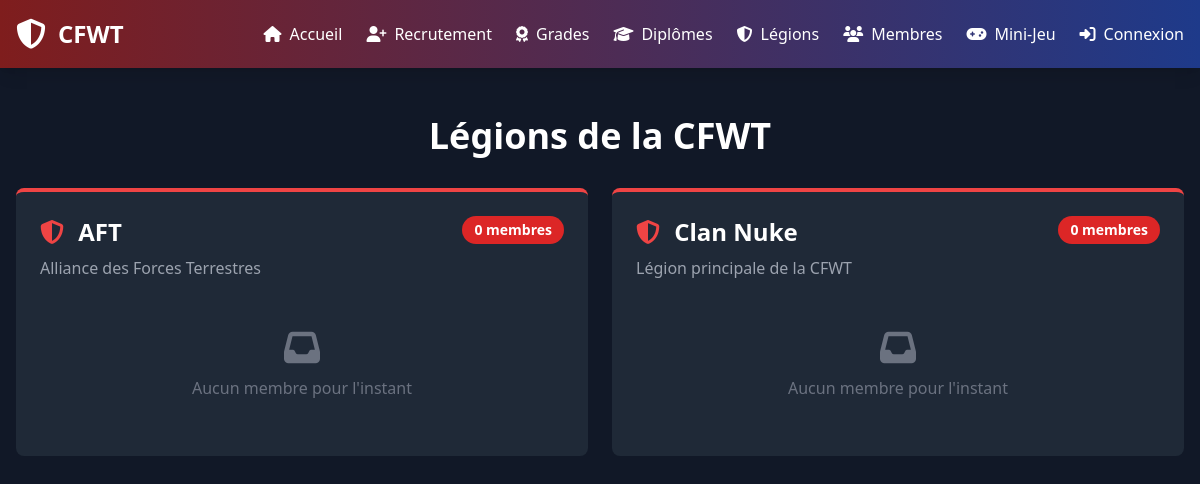
The page /legions.php on the database its author committed.
### tables this page shows
CREATE TABLE IF NOT EXISTS legions (
    id INT AUTO_INCREMENT PRIMARY KEY,
    nom VARCHAR(100) NOT NULL,
    description TEXT,
    chef_id INT,
    created_at TIMESTAMP DEFAULT CURRENT_TIMESTAMP,
    FOREIGN KEY (chef_id) REFERENCES users(id)
);

### legions.php (the view, shortened to what this page needs)
<?php
require_once 'config.php';
$stmt = $pdo->query("
    SELECT l.*, COUNT(m.id) as member_count
    FROM legions l
    LEFT JOIN members m ON l.id = m.legion_id
    GROUP BY l.id
    ORDER BY l.nom
");
$legions = $stmt->fetchAll();
?>
<!DOCTYPE html>
<html lang="fr">
<head>
    <script src="https://cdn.tailwindcss.com"></script>
    <link rel="stylesheet" href="https://cdnjs.cloudflare.com/ajax/libs/font-awesome/6.4.0/css/all.min.css">
</head>
<body class="bg-gray-900">
    <?php include 'includes/header.php'; ?>
    <div class="min-h-screen py-12">
        <div class="max-w-7xl mx-auto px-4">
            <h1 class="text-4xl font-bold text-white mb-8 text-center">Légions de la CFWT</h1>
            <div class="grid md:grid-cols-2 gap-6">
                <?php foreach ($legions as $legion):
                    $stmt_members = $pdo->prepare("
                        SELECT discord_pseudo, roblox_pseudo, grade, rang, kdr
                        FROM members
                        WHERE legion_id = ?
                        ORDER BY
                            CASE grade
                                WHEN 'Général d''armée' THEN 1
                                WHEN 'Général de corps d''armée' THEN 2
                                WHEN 'Général de division' THEN 3
                                WHEN 'Général de brigade' THEN 4
                                WHEN 'Colonel' THEN 5
                                WHEN 'Lieutenant-colonel' THEN 6
                                WHEN 'Commandant' THEN 7
                                WHEN 'Capitaine' THEN 8
                                WHEN 'Lieutenant' THEN 9
                                WHEN 'Sous-lieutenant' THEN 10
                                WHEN 'Adjudant' THEN 11
                                WHEN 'Sergent' THEN 12
                                WHEN 'Caporal' THEN 13
                                ELSE 14
                            END,
                            discord_pseudo
                    ");
                    $stmt_members->execute([$legion['id']]);
                    $members = $stmt_members->fetchAll();
                ?>
                    <div class="bg-gray-800 p-6 rounded-lg border-t-4 border-red-500">
                        <div class="flex justify-between items-start mb-4">
                            <div>
                                <h2 class="text-2xl font-bold text-white mb-2">
                                    <i class="fas fa-shield-alt mr-2 text-red-500"></i>
                                    <?php echo htmlspecialchars($legion['nom']); ?>
                                </h2>
                                <?php if ($legion['description']): ?>
                                    <p class="text-gray-400"><?php echo htmlspecialchars($legion['description']); ?></p>
                                <?php endif; ?>
                            </div>
                            <span class="bg-red-600 text-white px-3 py-1 rounded-full text-sm font-bold">
                                <?php echo $legion['member_count']; ?> membres
                            </span>
                        </div>
                        <?php if (!empty($members)): ?>
                            <div class="mt-4 space-y-2 max-h-96 overflow-y-auto">
                                <h3 class="text-lg font-semibold text-white mb-3 sticky top-0 bg-gray-800 py-2">
                                    <i class="fas fa-users mr-2"></i> Membres
                                </h3>
                                <?php foreach ($members as $member): ?>
                                    <div class="bg-gray-700 p-3 rounded hover:bg-gray-650 transition">
                                        <div class="flex justify-between items-start">
                                            <div>
                                                <p class="text-white font-semibold">
                                                    <?php echo htmlspecialchars($member['discord_pseudo']); ?>
                                                </p>
                                                <p class="text-gray-400 text-sm">
                                                    Roblox: <?php echo htmlspecialchars($member['roblox_pseudo']); ?>
                                                </p>
                                            </div>
                                            <div class="text-right">
                                                <p class="text-blue-400 text-sm font-semibold">
                                                    <?php echo htmlspecialchars($member['grade']); ?>
                                                </p>
                                                <p class="text-green-400 text-sm">
                                                    <?php echo htmlspecialchars($member['rang']); ?>
                                                </p>
                                                <p class="text-gray-500 text-xs">
                                                    KDR: <?php echo htmlspecialchars($member['kdr']); ?>
                                                </p>
                                            </div>
                                        </div>
                                    </div>
                                <?php endforeach; ?>
                            </div>
                        <?php else: ?>
                            <p class="text-gray-500 text-center py-8">
                                <i class="fas fa-inbox text-4xl mb-2"></i><br>
                                Aucun membre pour l'instant
                            </p>
                        <?php endif; ?>
                    </div>
                <?php endforeach; ?>
            </div>
        </div>
    </div>
</body>
</html>

### rows shown on the page
legions: nom "AFT", description "Alliance des Forces Terrestres", member_count "0"
legions: nom "Clan Nuke", description "Légion principale de la CFWT", member_count "0"
